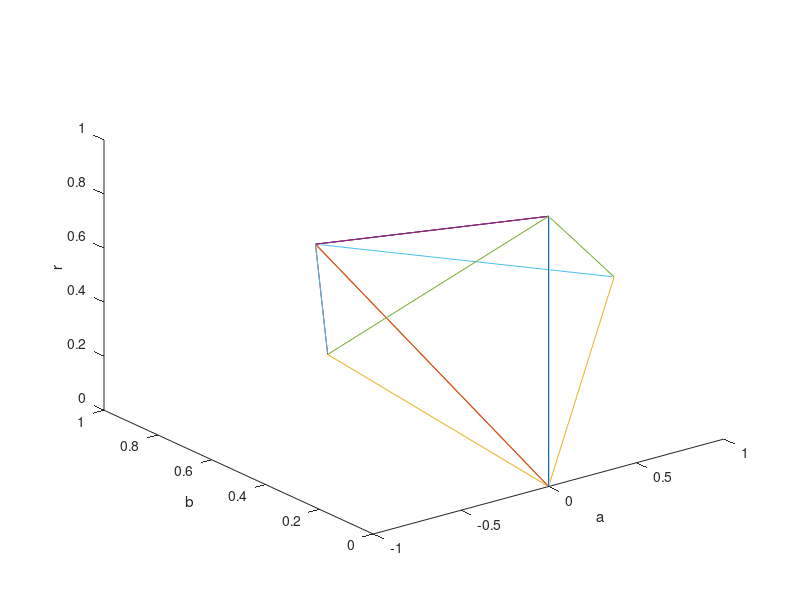

The MATLAB source for this figure: (Note: this script raises an error after producing the figure.)

start_point = 0;
edge = 1;

a1 = start_point;
b1 = start_point;
r1 = start_point;

a2 = start_point;
b2 = start_point;
r2 = start_point + edge;

a3 = start_point;
b3 = start_point + sqrt((edge^2)-(edge/2)^2);
r3 = start_point + edge/2;

a4 = start_point + sqrt(2/3)*edge; % по определению высоты правильного тетраэдра
b4 = start_point + (sqrt((edge^2)-(edge/2)^2))/3; % почему делим на три? - хороший вопрос...
r4 = start_point + edge/2;

len1 = sqrt((a1-a2)^2+(b1-b2)^2+(r1-r2)^2)
len2 = sqrt((a1-a3)^2+(b1-b3)^2+(r1-r3)^2)
len3 = sqrt((a1-a4)^2+(b1-b4)^2+(r1-r4)^2)
len4 = sqrt((a2-a3)^2+(b2-b3)^2+(r2-r3)^2)
len5 = sqrt((a2-a4)^2+(b2-b4)^2+(r2-r4)^2)
len6 = sqrt((a3-a4)^2+(b3-b4)^2+(r3-r4)^2)

A = [start_point, start_point, start_point];
B = [start_point, start_point, start_point + edge];
C = [start_point, start_point + sqrt((edge^2)-(edge/2)^2), start_point + edge/2];
D = [start_point + sqrt((edge^2)-(edge/2)^2), start_point + (sqrt((edge^2)-(edge/2)^2))/2, start_point + edge/2];

X = [a1; a2; a3; a4];
Y = [b1; b2; b3 ;b4];
Z = [r1; r2; r3; r4];



x_prev1 = [X(1);X(2)];
x_prev2 = [X(1);X(3)];
x_prev3 = [X(1);X(4)];
x_prev4 = [X(2);X(3)];
x_prev5 = [X(2);X(4)];
x_prev6 = [X(3);X(4)];

y_prev1 = [Y(1);Y(2)];
y_prev2 = [Y(1);Y(3)];
y_prev3 = [Y(1);Y(4)];
y_prev4 = [Y(2);Y(3)];
y_prev5 = [Y(2);Y(4)];
y_prev6 = [Y(3);Y(4)];

z_prev1 = [Z(1);Z(2)];
z_prev2 = [Z(1);Z(3)];
z_prev3 = [Z(1);Z(4)];
z_prev4 = [Z(2);Z(3)];
z_prev5 = [Z(2);Z(4)];
z_prev6 = [Z(3);Z(4)];

[X1, Y1, Z1] = meshgrid(X,Y,Z)
figure('Color','w')
[X1, Y1, Z1] = meshgrid(X,Y,Z)

xlabel('x'); ylabel('y'); zlabel('z')

plot3(X,Y,Z)

plot3(x_prev1,y_prev1,z_prev1)
hold on;
plot3(x_prev2,y_prev2,z_prev2)
hold on;
plot3(x_prev3,y_prev3,z_prev3)
hold on;
plot3(x_prev4,y_prev4,z_prev4)
hold on;
plot3(x_prev5,y_prev5,z_prev5)
hold on;
plot3(x_prev6,y_prev6,z_prev6)
hold on;
xlabel('a'); ylabel('b'); zlabel('r')


 a_centre = (a2+a3+a1)/3;
 b_centre = (b2+b3+b1)/3;
 r_centre = (r2+r3+r1)/3;
        
 a_vector = a_centre - a4;
 b_vector = b_centre - b4;
 r_vector = r_centre - r4;
        
 a4 = a4 + 2 * a_vector;
 b4 = b4 + 2 * b_vector;
 r4 = r4 + 2 * r_vector;  
 
len1 = sqrt((a1-a2)^2+(b1-b2)^2+(r1-r2)^2)
len2 = sqrt((a1-a3)^2+(b1-b3)^2+(r1-r3)^2)
len3 = sqrt((a1-a4)^2+(b1-b4)^2+(r1-r4)^2)
len4 = sqrt((a2-a3)^2+(b2-b3)^2+(r2-r3)^2)
len5 = sqrt((a2-a4)^2+(b2-b4)^2+(r2-r4)^2)
len6 = sqrt((a3-a4)^2+(b3-b4)^2+(r3-r4)^2)


X = [a1; a2; a3; a4];
Y = [b1; b2; b3 ;b4];
Z = [r1; r2; r3; r4];



x_prev1 = [X(1);X(2)];
x_prev2 = [X(1);X(3)];
x_prev3 = [X(1);X(4)];
x_prev4 = [X(2);X(3)];
x_prev5 = [X(2);X(4)];
x_prev6 = [X(3);X(4)];

y_prev1 = [Y(1);Y(2)];
y_prev2 = [Y(1);Y(3)];
y_prev3 = [Y(1);Y(4)];
y_prev4 = [Y(2);Y(3)];
y_prev5 = [Y(2);Y(4)];
y_prev6 = [Y(3);Y(4)];

z_prev1 = [Z(1);Z(2)];
z_prev2 = [Z(1);Z(3)];
z_prev3 = [Z(1);Z(4)];
z_prev4 = [Z(2);Z(3)];
z_prev5 = [Z(2);Z(4)];
z_prev6 = [Z(3);Z(4)];

[X1, Y1, Z1] = meshgrid(X,Y,Z)

[X1, Y1, Z1] = meshgrid(X,Y,Z)

xlabel('x'); ylabel('y'); zlabel('z')

plot3(X,Y,Z)

plot3(x_prev1,y_prev1,z_prev1)
hold on;
plot3(x_prev2,y_prev2,z_prev2)
hold on;
plot3(x_prev3,y_prev3,z_prev3)
hold on;
plot3(x_prev4,y_prev4,z_prev4)
hold on;
plot3(x_prev5,y_prev5,z_prev5)
hold on;
plot3(x_prev6,y_prev6,z_prev6)
hold on;
xlabel('a'); ylabel('b'); zlabel('r')


plot3(a4_new,b4_new,r4_new,'.')
hold on;

plot_simpl(a1,b1,r1,a2,b2,r2,a3,b3,r3,a4,b4,r4)


